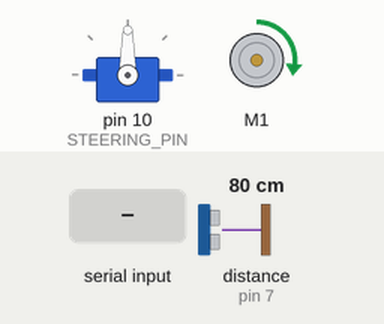
Simulated run of this sketch. Board: Arduino Uno, built with avr-gcc and run on an emulated ATmega328P. Shown: servo, DC motor (green arrow = forward, orange = backward, longer = faster). Inputs (shaded band) come from the test bench; at power-on: distance to the obstacle (sensor on pin 7) 80 cm.

Above: at 7.2 s.
7.3 s: distance to the obstacle (sensor on pin 7) set to 2 cm
At 9.46 s:
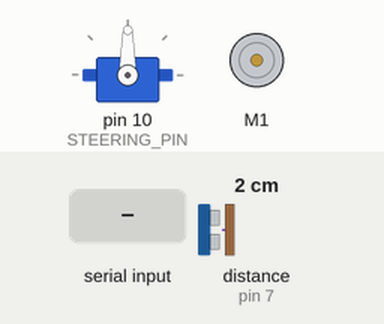
10.3 s: "l" received over Serial
At 12.2 s:
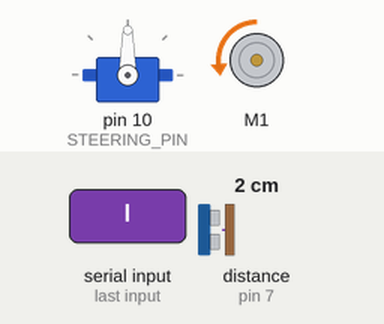
13.2 s: "r" received over Serial
16.2 s: distance to the obstacle (sensor on pin 7) set to 60 cm
At 17.0 s:
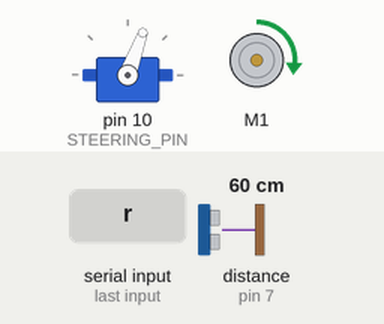
Timing chart, 0 to 18.7 s (numbered marks = the images above; inputs shaded):
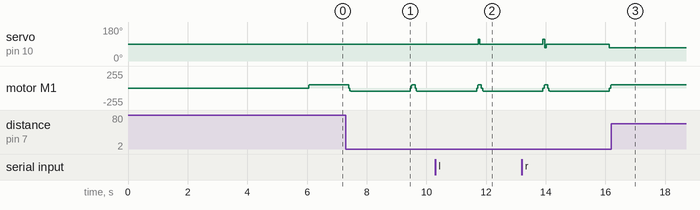

The sketch:

rc.ino
```cpp
#include <Wire.h>
#include <Adafruit_MotorShield.h>
#include "utility/Adafruit_PWMServoDriver.h"
#include <NewPing.h>
#include <Servo.h>

#define MOTOR                     1
#define STEERING_PIN              10
#define ULTRASOUND_PIN            7
#define MAX_DISTANCE              400 // Maximum distance we want to ping for (in centimeters). Maximum sensor distance is rated at 400-500cm.
#define SPEED_GAIN                100
#define LOWER_DISTANCE_THRESHOLD  40
#define TURN_LEFT_POS             115
#define TURN_RIGHT_POS            70
#define TURN_MID_POS              90
#define MOTOR_PWM_LOWER           42
#define MOTOR_PWM_UPPER           255

enum steering_direction {LEFT, MIDDLE, RIGHT};

class RoboCar {
  public:
    Adafruit_MotorShield AFMS;
    int motor_state;
    int steering;
    int acceleration;
    Servo steering_servo;
    unsigned int motor_speed;
    Adafruit_DCMotor *motor;
    NewPing *sonar;

  RoboCar() {
    AFMS = Adafruit_MotorShield();
    motor = AFMS.getMotor(MOTOR);
    sonar = new NewPing(ULTRASOUND_PIN, ULTRASOUND_PIN , MAX_DISTANCE); // NewPing setup of pins and maximum distance.
    motor_state = BRAKE;
    acceleration = 1;
    motor_speed = 0;
    steering = TURN_MID_POS;
  }

  ~RoboCar() {
    delete sonar;
    delete motor;
  }

  int Initialize() {
      AFMS.begin();

      steering_servo.attach(STEERING_PIN);


      steering_servo.write(TURN_MID_POS);
      delay(3000);


      motor->setSpeed(100);
      motor_speed = 100;
      motor->run(RELEASE);
  }

  void BackThatAssUp() {
    steering_servo.write(TURN_MID_POS);
    delay(50);
    motor->setSpeed(60);
    MoveBackwards();
    delay(2000);
    motor->setSpeed(RELEASE);
    steering_servo.write(steering);
  }

  int MoveForwards() {
    switch(motor_state) {
    case FORWARD:
      break;  // do nothing
    case BACKWARD:
      motor->run(RELEASE);
      delay(20);
    case RELEASE:
      motor->run(BRAKE);
      delay(20);
    case BRAKE:
      // acceleration
      motor->setSpeed(MOTOR_PWM_LOWER);
      motor->run(FORWARD);
      motor_state = FORWARD;
      for (int i = MOTOR_PWM_LOWER; i < motor_speed; i+=acceleration){
        motor->setSpeed(i);
        delay(3);
      }
      break;
    }
    motor->setSpeed(motor_speed);  // eliminates over/under error
  }

    int MoveBackwards() {
    switch(motor_state) {
    case BACKWARD:
      break;  // do nothing
    case FORWARD:
      motor->run(RELEASE);
      delay(20);
    case RELEASE:
      motor->run(BRAKE);
      delay(20);
    case BRAKE:
      // acceleration
      motor->setSpeed(MOTOR_PWM_LOWER);
      motor->run(BACKWARD);
      motor_state = BACKWARD;
      int i;
      for (i = MOTOR_PWM_LOWER; i < motor_speed; i+=acceleration){
        motor->setSpeed(i);
        delay(3);
      }
      motor->setSpeed(motor_speed);  // eliminates over/under error
      break;
    }
  }

  void SetSteering(steering_direction steering_dir, int percent = 100) {
    int next_direction;
    switch (steering_dir) {
      case RIGHT:
        next_direction = map(percent, 0, 100, TURN_MID_POS, TURN_RIGHT_POS);
        break;
      case LEFT:
        next_direction = map(percent, 0, 100, TURN_MID_POS, TURN_LEFT_POS);
        break;
      case MIDDLE:
        next_direction = TURN_MID_POS;
      break;
    }
    steering = next_direction;
    steering_servo.write(steering);

  }
};


// execute variable declariation
RoboCar car = RoboCar();

void setup()  {
  Serial.begin(9600);
  car.Initialize();
  delay(3000);  // put that shit down
}

void loop()  {
  if (Serial.available() > 0) {
    char c = Serial.read();
    if (c == 'l') {
     car.SetSteering(LEFT, 100);
    }
    else if (c == 'r') {
      car.SetSteering(RIGHT, 100);
    }
    else if (c == 'm') {
      car.SetSteering(MIDDLE);
    }
  }
  delay(50);                      // Wait 50ms between pings (about 20 pings/sec). 29ms should be the shortest delay between pings.
  unsigned int uS = car.sonar->ping(); // Send ping, get ping time in microseconds (uS).
  unsigned int ultrasound_distance = uS / US_ROUNDTRIP_CM;
  //Serial.println(ultrasound_distance); // Convert ping time to distance in cm and print result (0 = outside set distance range)

  if (ultrasound_distance < LOWER_DISTANCE_THRESHOLD) {
    //car.motor_speed = 0;
    //car.motor->setSpeed(BRAKE);
    car.BackThatAssUp();
  }
  else {
    int pid_speed = MOTOR_PWM_UPPER*(min((100*(ultrasound_distance-LOWER_DISTANCE_THRESHOLD))/SPEED_GAIN,100))/100;
    if (pid_speed != 0) {  // scale for indoor use
      car.motor_speed = map(pid_speed, 0, MOTOR_PWM_UPPER, 45, 55);
    }
    else {
      car.motor_speed = 0;
    }
  }

  car.MoveForwards();
  //Serial.println(car.motor_speed);

}
```

Measured:
- after the input at 10.3 s, servo on pin 10 (STEERING_PIN): 90° → 115° after 1.4 s, → 90° 0.05 s later
- after the input at 16.2 s, servo on pin 10 (STEERING_PIN): stays 70° (without the input it goes to 90° after 0.04 s)
